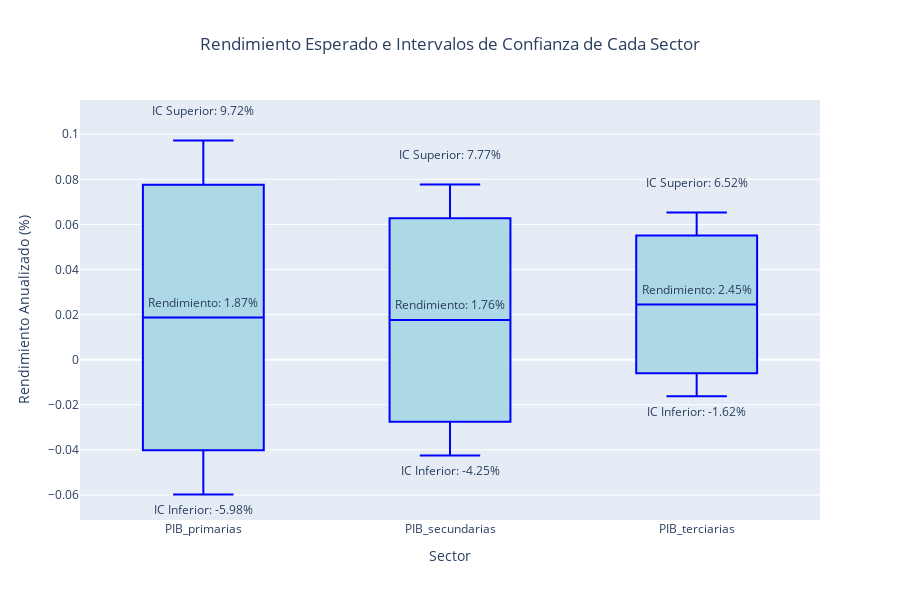

Notebook source saved alongside this figure:
### Markdown cell above
## Rendimientos Esperados Anuales de cada Sector
En el análisis de rendimientos (boxplot), el sector terciario no solo presenta el mayor rendimiento esperado, sino que también muestra una mayor consistencia en sus rendimientos, con una menor dispersión en los datos en comparación con los otros sectores. Esto sugiere que, además de contribuir de manera significativa a la economía, las actividades terciarias ofrecen una rentabilidad más estable y confiable.

### Code cell
mg.boxPlot(pibPorSector).update_layout(height=600)

### Figure 1 — Plotly figure (JSON) as saved in the notebook; plotly's stock layout.template omitted (floating-point values rounded to 4 significant figures)
{"data": [{"boxpoints": false, "fillcolor": "lightblue", "hoverinfo": "none", "line": {"color": "blue"}, "name": "PIB_primarias", "type": "box", "y": [-0.0598, 0.0187, 0.09721]}, {"boxpoints": false, "fillcolor": "lightblue", "hoverinfo": "none", "line": {"color": "blue"}, "name": "PIB_secundarias", "type": "box", "y": [-0.04254, 0.0176, 0.07775]}, {"boxpoints": false, "fillcolor": "lightblue", "hoverinfo": "none", "line": {"color": "blue"}, "name": "PIB_terciarias", "type": "box", "y": [-0.01622, 0.02451, 0.06524]}], "layout": {"annotations": [{"showarrow": false, "text": "Rendimiento: 1.87%", "x": "PIB_primarias", "y": 0.0187, "yshift": 15}, {"showarrow": false, "text": "IC Inferior: -5.98%", "x": "PIB_primarias", "y": -0.0598, "yshift": -15}, {"showarrow": false, "text": "IC Superior: 9.72%", "x": "PIB_primarias", "y": 0.09721, "yshift": 30}, {"showarrow": false, "text": "Rendimiento: 1.76%", "x": "PIB_secundarias", "y": 0.0176, "yshift": 15}, {"showarrow": false, "text": "IC Inferior: -4.25%", "x": "PIB_secundarias", "y": -0.04254, "yshift": -15}, {"showarrow": false, "text": "IC Superior: 7.77%", "x": "PIB_secundarias", "y": 0.07775, "yshift": 30}, {"showarrow": false, "text": "Rendimiento: 2.45%", "x": "PIB_terciarias", "y": 0.02451, "yshift": 15}, {"showarrow": false, "text": "IC Inferior: -1.62%", "x": "PIB_terciarias", "y": -0.01622, "yshift": -15}, {"showarrow": false, "text": "IC Superior: 6.52%", "x": "PIB_terciarias", "y": 0.06524, "yshift": 30}], "height": 600, "showlegend": false, "title": {"text": "Rendimiento Esperado e Intervalos de Confianza de Cada Sector", "x": 0.5}, "xaxis": {"title": {"text": "Sector"}}, "yaxis": {"title": {"text": "Rendimiento Anualizado (%)"}}}}
